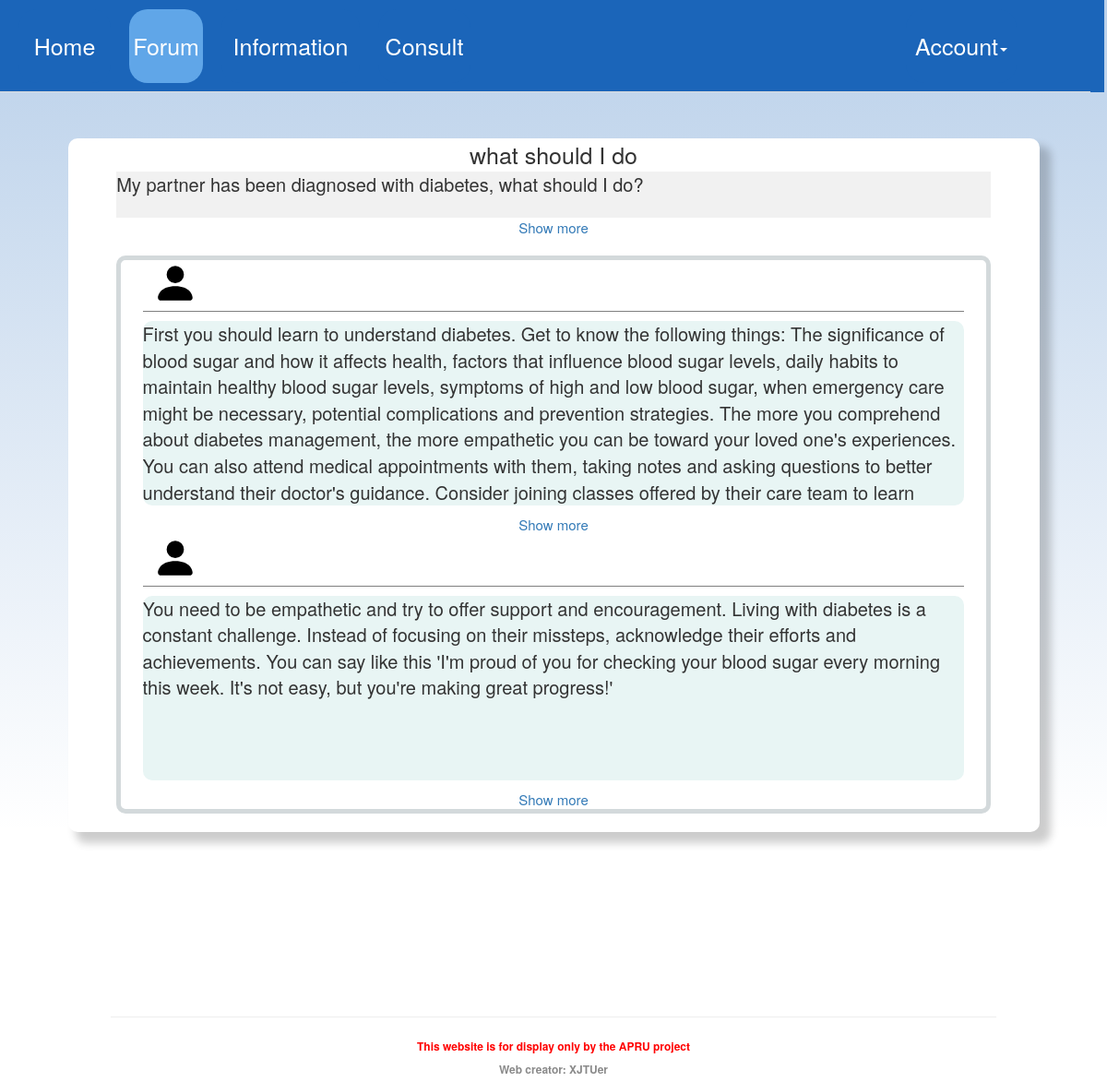
/question3, run on the app's committed database.
### appdir/models.py (models this page shows, shortened)
class Question(db.Model):
    id = db.Column(db.Integer, primary_key=True)
    title = db.Column(db.String(100), index=True)
    question = db.Column(db.String(300), index=True)
    user_id = db.Column(db.Integer, db.ForeignKey('user.id'))
    datetime = db.Column(db.DateTime)

class Answer(db.Model):
    id = db.Column(db.Integer, primary_key=True)
    content = db.Column(db.String(1000), index=True)
    user_id = db.Column(db.Integer, db.ForeignKey('user.id'))
    question_id = db.Column(db.Integer, db.ForeignKey('question.id'))

### appdir/routes.py (the view)
@app.route('/question<question_id>', methods=['GET', 'POST'])
def question(question_id):
    current_question = Question.query.filter(Question.id == question_id).first()
    answers = getAnswerById(question_id)
    answer_form = AnswerForm()
    return render_template('question.html',
                           question=current_question, answers=answers,
                           answer_form=answer_form)

### appdir/utils/util.py (called while the page is built)
def getAnswerById(questionId):
    answers = Answer.query.filter(Answer.question_id == questionId)
    answer_data = []
    for answer in answers:
        answer_data.append({
            'id': answer.id,
            'content': answer.content,
            'user_id': answer.user_id,
            'question_id': answer.question_id
        })
    return answer_data

### appdir/templates/question.html (shortened to what this page needs)
{% extends 'base.html' %}
{% block content %}
    <link rel="stylesheet" href="../static/css/question.css" type="text/css" media="all">
    <div class="container">
        <div class="question-container">
            <div class="question-title">{{ question.title }}</div>
            <div class="question-content" id={{ question.id }}>{{ question.question }}</div>
            <div class="tip">
                <a id="tips" class="showMore" onclick="expand(this,{{ question.id }})">Show more</a>
            </div>
            <div class="answer">
                {% for answer in answers %}
                    <div class="answer-content">
                        <div class="photo-and-name">
                            <div class="photo">
                                <img src="../static/image/bootstrap-icon/person-fill.svg"
                                     style="width:50px;height:50px;" alt="" loading="lazy">
                            </div>
                        </div>
                        <div class="answer-boby">
                            <div class="answer-text" id={{ answer.id }}>{{ answer.content }}</div>
                            <div class="tip">
                                <a id="content-tips" class="showMore" onclick="expandContent(this,{{ answer.id }})">Show
                                    more</a>
                            </div>
                        </div>
                    </div>
                {% endfor %}
            </div>
        </div>
    </div>
{% endblock %}

### appdir/static/css/question.css (style rules this page uses)
.container { display: flex; justify-content: center; width: 100%; background: linear-gradient(to bottom, rgba(27, 101, 185, 0.3), rgba(27, 101, 185, 0)); }
.question-container { margin-top: 150px; background-color: white; width: 90%; width：100 %; display: flex; flex-direction: column; align-items: center; box-shadow: 10px 10px 10px 2px rgba(0, 0, 0, 0.2); border-radius: 10px; padding-bottom: 20px; }
.question-content { width: 90%; background-color: rgb(241, 241, 241); overflow: hidden; position: relative; height: 50px; transition: height 0.5s ease; }
a.showMore { font-size: 15px; }
.answer { margin-top: 20px; width: 90%; display: flex; flex-direction: column; align-items: center; border: 5px solid rgb(211, 217, 219); border-radius: 10px; }
.answer-content { width: 95%; display: flex; flex-direction: column; }
.photo-and-name { width: 100%; display: flex; align-items: center; border-bottom: 1px solid gray; padding-bottom: 5px; }
.photo { margin-left: 10px; width: 50px; height: 50px; }
.answer-text { font-size: 20px; border-radius: 10px; margin-top: 10px; margin-bottom: 10px; background-color: rgb(232, 245, 244); height: 200px; overflow: hidden; transition: height 0.5s ease; }
.tip { display: flex; justify-content: center; }
.question-title { font-size: 25px; }
.question-content { font-size: 20px; }

### data on the page
Question: title "what should I do", question "My partner has been diagnosed with diabetes, what should I do?"
Answer: content "First you should learn to understand diabetes. Get to know the following things: The significance of blood sugar and how it affects health, factors that influence blood sugar levels, daily habits to maintain healthy blood sugar levels, symptoms of high and low blood sugar, when emergency care might be necessary, potential complications and prevention strategies. The more you comprehend about diabetes management, the more empathetic you can be toward your loved one's experiences. You can also attend medical appointments with them, taking notes and asking questions to better understand their doctor's guidance. Consider joining classes offered by their care team to learn…"
Answer: content "You need to be empathetic and try to offer support and encouragement. Living with diabetes is a constant challenge. Instead of focusing on their missteps, acknowledge their efforts and achievements. You can say like this 'I'm proud of you for checking your blood sugar every morning this week. It's not easy, but you're making great progress!'"
